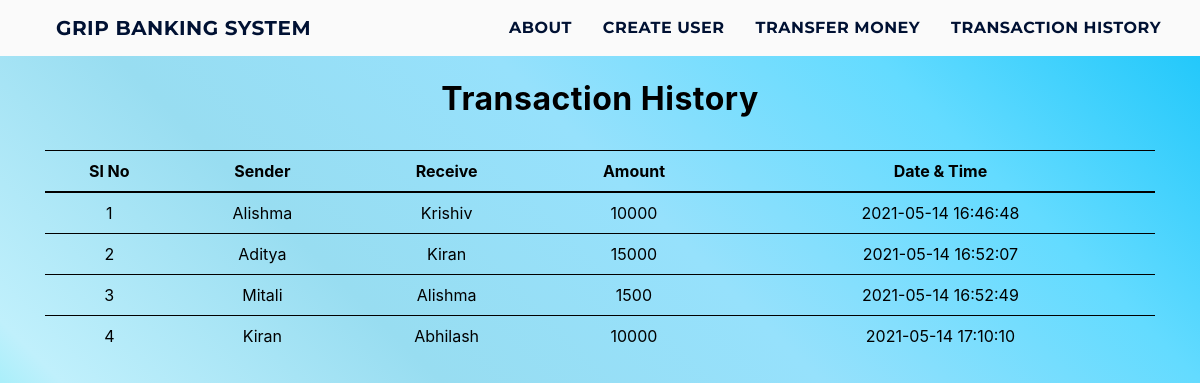
The page /transactionhistory.php on the database its author committed.
### tables this page shows
CREATE TABLE `transaction` (
  `sno` int(3) NOT NULL,
  `sender` text NOT NULL,
  `receiver` text NOT NULL,
  `balance` int(8) NOT NULL,
  `datetime` datetime NOT NULL DEFAULT current_timestamp()
);

### transactionhistory.php (the view, shortened to what this page needs)
<!DOCTYPE html>
<html lang="en">
<head>
    <link rel="stylesheet" href="https://stackpath.bootstrapcdn.com/bootstrap/4.5.2/css/bootstrap.min.css">
    <link rel="stylesheet" type="text/css" href="css/navbar.css">
</head>
<body style="background-color : #ffb3b3;">
<?php
  include 'navbar.php';
?>
	<div class="container">
        <h2 class="text-center pt-4" style="color : black;"><b>Transaction History</b></h2>
       <br>
       <div class="table-responsive-sm">
    <table class="table table-hover table-sm table-condensed">
        <tr>
            <thead style="color : black;">
            <tr style="border-color:black">
            <th scope="col" style="border-color:black" class="text-center py-2">Sl No</th>
            <th scope="col" style="border-color:black" class="text-center py-2">Sender</th>
            <th scope="col" style="border-color:black" class="text-center py-2">Receive</th>
            <th scope="col" style="border-color:black" class="text-center py-2">Amount</th>
            <th scope="col" style="border-color:black" class="text-center py-2">Date & Time</th>
            </thead>
        </tr>
        <tbody>
        <?php
            include 'config.php';
            $sql ="select * from transaction";
            $query =mysqli_query($conn, $sql);
            while($rows = mysqli_fetch_assoc($query))
            {
        ?>
            <tr style="color : black;">
            <td class="py-2" style="border-color:black"><?php echo $rows['sno']; ?></td>
            <td class="py-2" style="border-color:black"><?php echo $rows['sender']; ?></td>
            <td class="py-2" style="border-color:black"><?php echo $rows['receiver']; ?></td>
            <td class="py-2" style="border-color:black"><?php echo $rows['balance']; ?> </td>
            <td class="py-2" style="border-color:black"><?php echo $rows['datetime']; ?> </td>
        <?php
            }
        ?>
        </tbody>
    </table>
    </div>
</div>
</body>
</html>

### navbar.php (shortened to what this page needs)
<nav class="navbar navbar-expand-md navbar-light">
<a class="navbar-brand" href="index.php" style="margin-left:40px;color : #001133;"><b>GRIP BANKING SYSTEM</b></a>
<div class="collapse navbar-collapse" id="collapsibleNavbar">
      <ul class="navbar-nav ml-auto">
        <li class="nav-item">
          <a class="nav-link" href="about.php" style="color : #001133;"><b>ABOUT</b></a>
        </li>
        <li class="nav-item">
          <a class="nav-link" href="createuser.php" style="color : #001133;"><b>CREATE USER</b></a>
        </li>
        <li class="nav-item">
          <a class="nav-link" href="transfermoney.php" style="color : #001133;"><b>TRANSFER MONEY</b></a>
        </li>
        <li class="nav-item">
          <a class="nav-link" href="transactionhistory.php" style="color : #001133;"><b>TRANSACTION HISTORY</b></a>
        </li>
    </div>
 </nav>

### css/navbar.css (style rules this page uses)
.nav-link { margin-right: 15px; color:#2F363F; letter-spacing: 0.5px; transition: 0.5s; font-family: 'Montserrat', sans-serif; }
.navbar-brand { color: #4C4B4B; letter-spacing: 0.5px; font-family: 'Montserrat', sans-serif; }
.navbar { background-color: rgb(250, 250, 250); font-family: 'Montserrat', sans-serif; }
h2 { color: #303030; letter-spacing: 0.5px; }

### transactionhistory.php (style rules this page uses)
body { background: linear-gradient(45deg,#3aeaf0, #c0f0fc, #98ddf1, #96e1fc , #63dbff, #18c5fa); animation: gradient 16s linear infinite; animation-direction: alternate; background-repeat: no-repeat; height: 700px; text-align:center; }

### rows shown on the page
transaction: sno "1", sender "Alishma", receiver "Krishiv", balance "10000", datetime "2021-05-14 16:46:48"
transaction: sno "2", sender "Aditya", receiver "Kiran", balance "15000", datetime "2021-05-14 16:52:07"
transaction: sno "3", sender "Mitali", receiver "Alishma", balance "1500", datetime "2021-05-14 16:52:49"
transaction: sno "4", sender "Kiran", receiver "Abhilash", balance "10000", datetime "2021-05-14 17:10:10"
